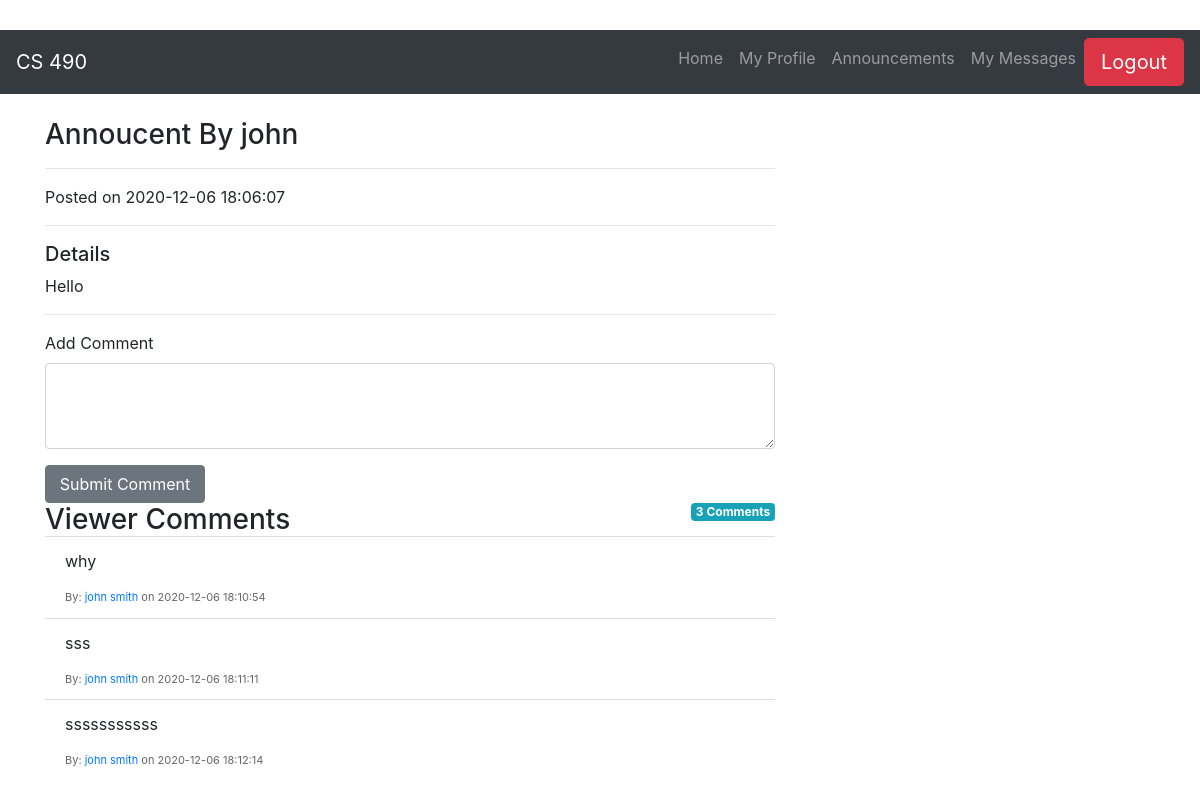
Page /frontend1/view.php?id=92 on the committed database.
### tables this page shows
CREATE TABLE `posts` (
  `post_id` int(11) NOT NULL,
  `user_id` int(11) NOT NULL,
  `body` longblob,
  `created_at` datetime DEFAULT NULL,
  `upvotes` int(11) NOT NULL DEFAULT '0',
  `downvotes` int(11) NOT NULL DEFAULT '0',
  `upvote_downvote` int(11) NOT NULL DEFAULT '0'
);

CREATE TABLE `user` (
  `user_id` int(11) NOT NULL,
  `userName` varchar(16) NOT NULL,
  `password` varchar(128) NOT NULL,
  `firstName` varchar(15) NOT NULL,
  `lastName` varchar(15) NOT NULL,
  `email` varchar(80) DEFAULT NULL,
  `user_image` longtext
);

CREATE TABLE `comment` (
  `comment_id` int(11) NOT NULL,
  `post_id` int(11) NOT NULL,
  `user_id` int(11) NOT NULL,
  `comment` text NOT NULL,
  `created_at` datetime NOT NULL
);

### backend/announcement_utils.php (called while the page is built, shortened)
<?php
function getAnnouncementsById($id){
  $conn = createSQLConnection();
  $id = (int) $id;
  $statement = "
  SELECT user.user_id, user.userName, posts.user_id, posts.post_id, posts.body, posts.created_at FROM user JOIN posts ON user.user_id = posts.user_id WHERE posts.post_id='$id' ";
  $result = mysqli_query($conn, $statement);
  $rows = [];
  while($row = mysqli_fetch_assoc($result)){
    $rows = $row;
  }
  return $rows;
}
function getAnnouncementComments($id){
  $conn = createSQLConnection();
  $id = (int) $id;
  $statement = "SELECT user.user_id, user.userName, user.firstName, user.lastName, posts.post_id, posts.body, posts.user_id, comment.comment_id, comment.comment, comment.created_at FROM user JOIN posts ON user.user_id = posts.user_id JOIN comment ON posts.post_id = comment.post_id WHERE posts.post_id ='$id'
  ";
  $result = mysqli_query($conn, $statement);
  $num_rows = mysqli_num_rows($result);
  $rows = [];
  while($row = mysqli_fetch_assoc($result)){
    $rows[] = $row;
  }
  return $rows;
}

### frontend1/view.php (the view, shortened to what this page needs)
<?php
if(!empty($_GET['id'])){
  $postId = $_GET['id'];
  require('../backend/announcement_utils.php');
  $result = getAnnouncementsById($postId);
  $comments = getAnnouncementComments($postId);
  $username = $result['userName'];
  $body = $result['body'];
  $time = $result['created_at'];
}
?>
<!DOCTYPE html>
<html lang="en">
<head>
  <link rel="stylesheet" href="https://stackpath.bootstrapcdn.com/bootstrap/4.4.1/css/bootstrap.min.css">
</head>
<body>
<?php include('header.php')?>
<div class="container">
  <div class="row">
    <div class="col-lg-8">
    <h3 class="mt-4">Annoucent By <?php  echo $username ?></h3>
      <hr>
    <p>Posted on <?php echo $time ?></p>
      <hr>
      <h5>Details</h5>
    <?php echo $body ?>
     <hr>
      <div class="row mt-3">
      <div class="form-group col-12">
        <label for="exampleFormControlTextarea1">Add Comment</label>
        <textarea class="form-control" id="comment_value" rows="3"></textarea>
      </div>
      <div class="col-3">
        <input id="submit_comment" type="button"  class="btn btn-secondary btn-block" value="Submit Comment">
          </div>
      </div>
      <div class="row">
        <div class="panel panel-default widget col-12">
            <div class="panel-heading">
                <h3 class="panel-title">
                    Viewer Comments</h3>
                <span class="badge badge-info float-right">
                    <?php echo count($comments) . ' '.  'Comments' ?></span>
            </div>
            <div class="panel-body">
                <ul class="list-group">
                  <?php
                    foreach($comments as $comment){
                      ?>
                    <li class="list-group-item">
                        <div class="row">
                            <div class="col-xs-10 col-md-11">
                                <div>
                                   <p><?php echo $comment['comment'] ?></p>
                                    <div class="mic-info">
                                        By: <a href="profile.php?user=<?php echo $comment['userName'] ?>"><?php
                                        if($comment['userName'] === $_SESSION['username']){
                                          echo 'Author';
                                        }else{
                                           echo  $comment['firstName'] . ' ' .  $comment['lastName'];} ?></a>
                                        on <?php  echo $comment['created_at']; ?>
                                    </div>
                                </div>
                            </div>
                        </div>
                    </li>
                    <?php } ?>
                </ul>
            </div>
        </div>
    </div>
    </div>
    <div class="col-md-4">
    </div>
  </div>
</div>
</body>
</html>

### frontend1/header.php (shortened to what this page needs)
<nav class="navbar navbar-expand-lg navbar-dark bg-dark">
  <a class="navbar-brand" href="search.php">CS 490</a>
  <div class="collapse navbar-collapse" id="navbarSupportedContent">
    <ul class="navbar-nav ml-auto">
      <li class="nav-item ">
        <a class="nav-link" href="search.php">Home <span class="sr-only">(current)</span></a>
      </li>
      <li class="nav-item ">
        <a class="nav-link" href="profile.php">My Profile <span class="sr-only">(current)</span></a>
      </li>
      <li class="nav-item">
        <a class="nav-link" href="announcements.php">Announcements</a>
      </li>
      <li class="nav-item">
        <a class="nav-link" href="messages.php">My Messages</a>
      </li>
      <li class="nav-item">
        <a href="logout.php" class="btn btn-danger btn-lg">Logout</a>
      </li>
    </ul>
  </div>
</nav>

### frontend1/view.php (style rules this page uses)
body { padding-top:30px; }
.widget .panel-body { padding:0px; }
.widget .list-group { margin-bottom: 0; }
.widget .panel-title { display:inline }
.widget li.list-group-item { border-radius: 0;border: 0;border-top: 1px solid #ddd; }
.widget .mic-info { color: #666666;font-size: 11px; }

### rows in the picture
posts: user.userName "john", created_at "2020-12-06 18:06:07", body "Hello"
comment: comment "why", user.firstName "john", user.lastName "smith", created_at "2020-12-06 18:10:54"
comment: comment "sss", user.firstName "john", user.lastName "smith", created_at "2020-12-06 18:11:11"
comment: comment "sssssssssss", user.firstName "john", user.lastName "smith", created_at "2020-12-06 18:12:14"

### other values in the picture
count($comments) "3"
